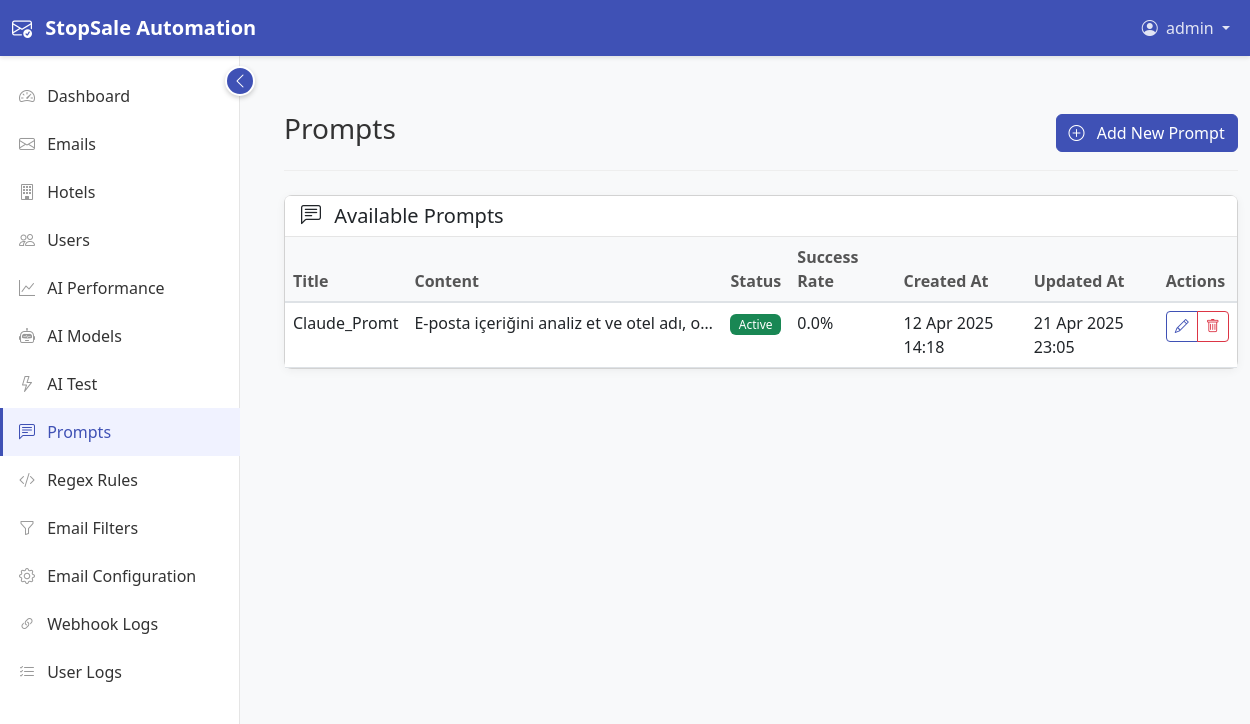
Page /core/prompts/ (signed in) on the committed database.
### users/models.py (models this page shows, shortened)
class User(AbstractUser):
    ROLE_CHOICES = (
        ('admin', 'Admin'),
        ('agent', 'Agent'),
        ('viewer', 'Viewer'),
    )
    email = models.EmailField(unique=True)
    role = models.CharField(max_length=10, choices=ROLE_CHOICES, default='agent')
    last_login_ip = models.GenericIPAddressField(null=True, blank=True)
    created_at = models.DateTimeField(auto_now_add=True, null=True)
    updated_at = models.DateTimeField(auto_now=True, null=True)
    objects = UserManager()
    @property
    def is_admin(self):
        return self.role == 'admin'

### emails/models.py (models this page shows, shortened)
class Prompt(models.Model):
    title = models.CharField(max_length=255)
    content = models.TextField()
    active = models.BooleanField(default=False)
    success_rate = models.FloatField(default=0.0)
    created_at = models.DateTimeField(auto_now_add=True)
    updated_at = models.DateTimeField(auto_now=True)
    class Meta:
        verbose_name = 'Prompt'
        verbose_name_plural = 'Prompts'
        ordering = ['-active', '-success_rate']

### core/views.py (the view)
# urls.py: path('prompts/', views.prompt_list, name='prompt_list'),
@login_required
def prompt_list(request):
    prompts = Prompt.objects.all().order_by('-active', '-success_rate')
    context = {
        'prompts': prompts,
    }
    return render(request, 'core/prompt_list.html', context)

### templates/core/prompt_list.html (shortened to what this page needs)
{% extends 'base/base.html' %}
{% block content %}
<div class="page-header d-flex justify-content-between align-items-center">
    <h1>Prompts</h1>
    <button type="button" class="btn btn-primary" data-bs-toggle="modal" data-bs-target="#addPromptModal">
        <i class="bi bi-plus-circle me-2"></i> Add New Prompt
    </button>
</div>
<div class="card">
    <div class="card-header">
        <h5 class="mb-0">
            <i class="bi bi-chat-left-text me-2"></i> Available Prompts
        </h5>
    </div>
    <div class="card-body p-0">
        <div class="table-responsive">
            <table class="table table-hover mb-0">
                <thead class="table-light">
                    <tr>
                        <th>Title</th>
                        <th>Content</th>
                        <th>Status</th>
                        <th>Success Rate</th>
                        <th>Created At</th>
                        <th>Updated At</th>
                        <th>Actions</th>
                    </tr>
                </thead>
                <tbody>
                    {% for prompt in prompts %}
                    <tr>
                        <td>{{ prompt.title }}</td>
                        <td>
                            <div class="text-truncate" style="max-width: 300px;">
                                {{ prompt.content|slice:":100" }}{% if prompt.content|length > 100 %}...{% endif %}
                            </div>
                        </td>
                        <td>
                            {% if prompt.active %}
                            <span class="badge bg-success">Active</span>
                            {% else %}
                            <span class="badge bg-secondary">Inactive</span>
                            {% endif %}
                        </td>
                        <td>{{ prompt.success_rate|floatformat:1 }}%</td>
                        <td>{{ prompt.created_at|date:"d M Y H:i" }}</td>
                        <td>{{ prompt.updated_at|date:"d M Y H:i" }}</td>
                        <td>
                            <div class="btn-group">
                                <a href="{% url 'core:prompt_detail' prompt.id %}" class="btn btn-sm btn-outline-primary">
                                    <i class="bi bi-pencil"></i>
                                </a>
                                <a href="#" class="btn btn-sm btn-outline-danger delete-prompt-btn" data-prompt-id="{{ prompt.id }}">
                                    <i class="bi bi-trash"></i>
                                </a>
                            </div>
                        </td>
                    </tr>
                    {% endfor %}
                </tbody>
            </table>
        </div>
    </div>
</div>
{% endblock %}

### templates/base/base.html (shortened to what this page needs)
{% load static %}
<!DOCTYPE html>
<html lang="en">
<head>
    <link href="https://cdn.jsdelivr.net/npm/bootstrap@5.3.0-alpha1/dist/css/bootstrap.min.css" rel="stylesheet">
    <link rel="stylesheet" href="https://cdn.jsdelivr.net/npm/bootstrap-icons@1.10.3/font/bootstrap-icons.css">
    <link rel="stylesheet" href="https://cdn.jsdelivr.net/npm/flatpickr/dist/flatpickr.min.css">
    <link rel="stylesheet" href="https://cdn.jsdelivr.net/npm/select2@4.1.0-rc.0/dist/css/select2.min.css">
    <link rel="stylesheet" href="https://cdn.jsdelivr.net/npm/select2-bootstrap-5-theme@1.3.0/dist/select2-bootstrap-5-theme.min.css">
    <link rel="stylesheet" href="https://cdnjs.cloudflare.com/ajax/libs/toastr.js/latest/toastr.min.css">
    <link rel="stylesheet" href="{% static 'css/ux-improvements.css' %}">
</head>
<body>
    <nav class="navbar navbar-expand-lg navbar-dark fixed-top">
        <div class="container-fluid">
            <a class="navbar-brand" href="{% url 'core:dashboard' %}">
                <i class="bi bi-envelope-check me-2"></i>
                StopSale Automation
            </a>
            <div class="collapse navbar-collapse" id="navbarNav">
                <ul class="navbar-nav ms-auto">
                    {% if user.is_authenticated %}
                    <li class="nav-item dropdown">
                        <a class="nav-link dropdown-toggle" href="#" id="navbarDropdown" role="button" data-bs-toggle="dropdown" aria-expanded="false">
                            <i class="bi bi-person-circle me-1"></i> {{ user.username }}
                        </a>
                    </li>
                    {% else %}
                    <li class="nav-item">
                        <a class="nav-link" href="{% url 'core:login' %}">Login</a>
                    </li>
                    {% endif %}
                </ul>
            </div>
        </div>
    </nav>
    <div class="container-fluid">
        <div class="row">
            {% if user.is_authenticated %}
            <nav id="sidebar" class="col-lg-2 d-lg-block sidebar">
                <div class="sidebar-toggle d-none d-lg-flex" id="sidebarToggle">
                    <i class="bi bi-chevron-left" id="toggleIcon"></i>
                </div>
                <div class="sidebar-sticky">
                    <ul class="nav flex-column">
                        <li class="nav-item">
                            <a class="nav-link {% if request.resolver_match.app_name == 'core' and request.resolver_match.url_name == 'dashboard' %}active{% endif %}" href="{% url 'core:dashboard' %}">
                                <i class="bi bi-speedometer2"></i> <span>Dashboard</span>
                            </a>
                        </li>
                        <li class="nav-item">
                            <a class="nav-link {% if request.resolver_match.app_name == 'emails' and request.resolver_match.url_name == 'email_list' %}active{% endif %}" href="{% url 'emails:email_list' %}">
                                <i class="bi bi-envelope"></i> <span>Emails</span>
                            </a>
                        </li>
                        {% if user.is_admin or user.is_supervisor %}
                        <li class="nav-item">
                            <a class="nav-link {% if request.resolver_match.app_name == 'hotels' %}active{% endif %}" href="{% url 'hotels:hotel_list' %}">
                                <i class="bi bi-building"></i> <span>Hotels</span>
                            </a>
                        </li>
                        {% endif %}
                        {% if user.is_admin %}
                        <li class="nav-item">
                            <a class="nav-link {% if request.resolver_match.app_name == 'users' %}active{% endif %}" href="{% url 'users:user_list' %}">
                                <i class="bi bi-people"></i> <span>Users</span>
                            </a>
                        </li>
                        <li class="nav-item">
                            <a class="nav-link {% if request.resolver_match.app_name == 'core' and request.resolver_match.url_name == 'ai_performance' %}active{% endif %}" href="{% url 'core:ai_performance' %}">
                                <i class="bi bi-graph-up"></i> <span>AI Performance</span>
                            </a>
                        </li>
                        <li class="nav-item">
                            <a class="nav-link {% if request.resolver_match.app_name == 'core' and request.resolver_match.url_name == 'ai_model_list' %}active{% endif %}" href="{% url 'core:ai_model_list' %}">
                                <i class="bi bi-robot"></i> <span>AI Models</span>
                            </a>
                        </li>
                        <li class="nav-item">
                            <a class="nav-link {% if request.resolver_match.app_name == 'core' and request.resolver_match.url_name == 'ai_test' %}active{% endif %}" href="{% url 'core:ai_test' %}">
                                <i class="bi bi-lightning"></i> <span>AI Test</span>
                            </a>
                        </li>
                        <li class="nav-item">
                            <a class="nav-link {% if request.resolver_match.app_name == 'core' and request.resolver_match.url_name == 'prompt_list' %}active{% endif %}" href="{% url 'core:prompt_list' %}">
                                <i class="bi bi-chat-left-text"></i> <span>Prompts</span>
                            </a>
                        </li>
                        <li class="nav-item">
                            <a class="nav-link {% if request.resolver_match.app_name == 'core' and request.resolver_match.url_name == 'regex_rule_list' %}active{% endif %}" href="{% url 'core:regex_rule_list' %}">
                                <i class="bi bi-code-slash"></i> <span>Regex Rules</span>
                            </a>
                        </li>
                        <li class="nav-item">
                            <a class="nav-link {% if request.resolver_match.app_name == 'core' and request.resolver_match.url_name == 'email_filter_list' %}active{% endif %}" href="{% url 'core:email_filter_list' %}">
                                <i class="bi bi-funnel"></i> <span>Email Filters</span>
                            </a>
                        </li>
                        <li class="nav-item">
                            <a class="nav-link {% if request.resolver_match.app_name == 'core' and request.resolver_match.url_name == 'email_config' %}active{% endif %}" href="{% url 'core:email_config' %}">
                                <i class="bi bi-gear"></i> <span>Email Configuration</span>
                            </a>
                        </li>
                        <li class="nav-item">
                            <a class="nav-link {% if request.resolver_match.app_name == 'core' and request.resolver_match.url_name == 'webhook_log_list' %}active{% endif %}" href="{% url 'core:webhook_log_list' %}">
                                <i class="bi bi-link-45deg"></i> <span>Webhook Logs</span>
                            </a>
                        </li>
                        <li class="nav-item">
                            <a class="nav-link {% if request.resolver_match.app_name == 'core' and request.resolver_match.url_name == 'user_log_list' %}active{% endif %}" href="{% url 'core:user_log_list' %}">
                                <i class="bi bi-list-check"></i> <span>User Logs</span>
                            </a>
                        </li>
                        {% endif %}
                    </ul>
                </div>
            </nav>
            {% endif %}
            <main id="content" class="{% if user.is_authenticated %}col-lg-10 content{% else %}col-12{% endif %}" id="main-content">
                <div class="container-fluid py-4">
                    {% block content %}{% endblock %}
                </div>
            </main>
        </div>
    </div>
</body>
</html>

### static/css/ux-improvements.css (style rules this page uses)
.table th { background-color: #f8f9fa; border-top: none; border-bottom: 2px solid #dee2e6; font-weight: 600; color: #495057; }
.btn { transition: all 0.3s ease; }
.badge { font-weight: 500; padding: 0.4em 0.7em; border-radius: 6px; }

### templates/base/base.html (style rules this page uses)
:root { --primary: #3f51b5; --secondary: #f50057; --success: #4caf50; --warning: #ff9800; --danger: #f44336; --light: #f5f5f5; --dark: #212121; --sidebar-width: 240px; --sidebar-width-collapsed: 60px; }
body { font-family: 'Segoe UI', Tahoma, Geneva, Verdana, sans-serif; background-color: #f8f9fa; padding-top: 56px; }
.navbar { background-color: var(--primary); box-shadow: 0 2px 4px rgba(0,0,0,0.1); }
.navbar-brand { font-weight: 600; color: white !important; }
.navbar .nav-link { color: rgba(255,255,255,0.85) !important; }
.sidebar { position: fixed; top: 56px; bottom: 0; left: 0; z-index: 100; padding: 0; box-shadow: inset -1px 0 0 rgba(0, 0, 0, .1); background-color: #fff; width: var(--sidebar-width); transition: all 0.3s; }
.sidebar-sticky { position: sticky; top: 0; height: calc(100vh - 56px); padding-top: 1rem; overflow-x: hidden; overflow-y: auto; }
.sidebar .nav-link { color: #333 !important; font-weight: 500; padding: 0.75rem 1rem; border-left: 3px solid transparent; white-space: nowrap; overflow: hidden; text-overflow: ellipsis; }
.sidebar .nav-link.active { color: var(--primary) !important; background-color: #f0f2ff; border-left: 3px solid var(--primary); }
.sidebar .nav-link i { margin-right: 0.5rem; color: #999; min-width: 20px; text-align: center; }
.sidebar .nav-link.active i { color: var(--primary); }
.sidebar-toggle { position: absolute; right: -15px; top: 10px; width: 30px; height: 30px; background-color: var(--primary); color: white; border-radius: 50%; display: flex; align-items: center; justify-content: center; cursor: pointer; z-index: 101; border: 2px solid white; box-shadow: 0 2px 5px rgba(0,0,0,0.2); }
.content { margin-left: var(--sidebar-width); padding: 2rem; transition: margin-left 0.3s; }
.card { border-radius: 8px; box-shadow: 0 2px 10px rgba(0,0,0,0.05); margin-bottom: 20px; }
.card-header { background-color: white; border-bottom: 1px solid rgba(0,0,0,0.1); font-weight: 600; }
.btn-primary { background-color: var(--primary); border-color: var(--primary); }
.btn-outline-primary { color: var(--primary); border-color: var(--primary); }
.table th { font-weight: 600; color: #555; }
.page-header { margin-bottom: 1.5rem; border-bottom: 1px solid #eee; padding-bottom: 1rem; }
.page-header h1 { font-size: 1.75rem; color: #333; }

### rows in the picture
User: username "admin"
Prompt: title "Claude_Promt", content "E-posta içeriğini analiz et ve otel adı, o…", active "Active", success_rate "0.0", created_at "12 Apr 2025 14:18", updated_at "21 Apr 2025 23:05"
